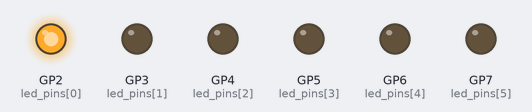
Bench run of a program on a simulated Raspberry Pi Pico running MicroPython. Shown: output pins drawn as LEDs (lit = HIGH). What the program prints to the serial console is not drawn.

Above: at 0.05 s.
At 0.35 s:
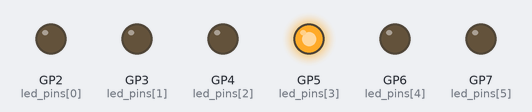
At 0.95 s:
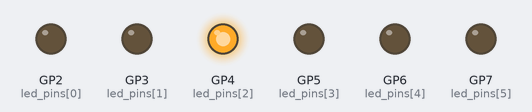
At 1.35 s:
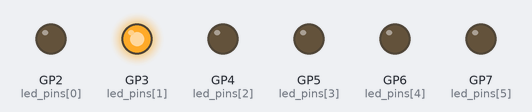
At 1.8 s:
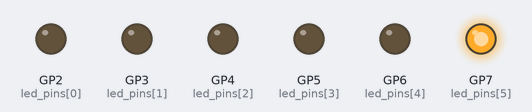
At 2.85 s:
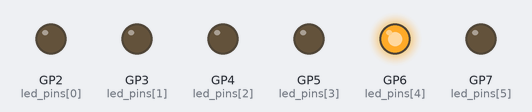
Timing chart, 0 to 3.1 s (numbered marks = the images above):
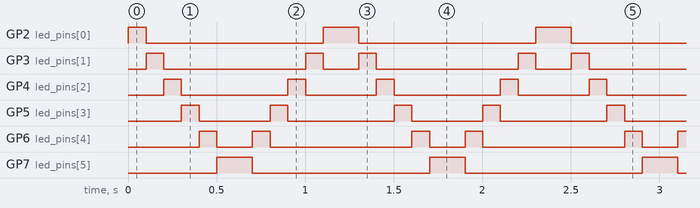

Measured:
- by itself, GP2 (led_pins[0]): repeats every 1.2 s: LOW 1.0 s, HIGH 0.20 s
- by itself, GP3 (led_pins[1]): repeats every 1.2 s: LOW 0.80 s, HIGH 0.10 s, LOW 0.20 s, HIGH 0.10 s
- by itself, GP4 (led_pins[2]): repeats every 1.2 s: LOW 0.60 s, HIGH 0.10 s, LOW 0.40 s, HIGH 0.10 s
- by itself, GP5 (led_pins[3]): repeats every 1.2 s: LOW 0.40 s, HIGH 0.10 s, LOW 0.60 s, HIGH 0.10 s
- by itself, GP6 (led_pins[4]): repeats every 1.2 s: LOW 0.20 s, HIGH 0.10 s, LOW 0.80 s, HIGH 0.10 s
- by itself, GP7 (led_pins[5]): alternates HIGH for 0.20 s and LOW for 1.0 s

The program:

led_test.py
```python
from machine import Pin
import time

# Test multiple pins with LEDs
# Connect LEDs with 220Ω resistors to these GPIO pins
led_pins = [Pin(i, Pin.OUT) for i in [2, 3, 4, 5, 6, 7]]

print("LED Test Circuit - Knight Rider Pattern")
print("Connect LEDs to GPIO pins 2, 3, 4, 5, 6, 7")
print("Press Ctrl+C to stop")
print("")

try:
    while True:
        # Forward sweep
        for pin in led_pins:
            pin.on()
            time.sleep(0.1)
            pin.off()

        # Reverse sweep
        for pin in reversed(led_pins):
            pin.on()
            time.sleep(0.1)
            pin.off()

except KeyboardInterrupt:
    print("\nTest stopped by user")
    # Turn off all LEDs
    for pin in led_pins:
        pin.off()
```
